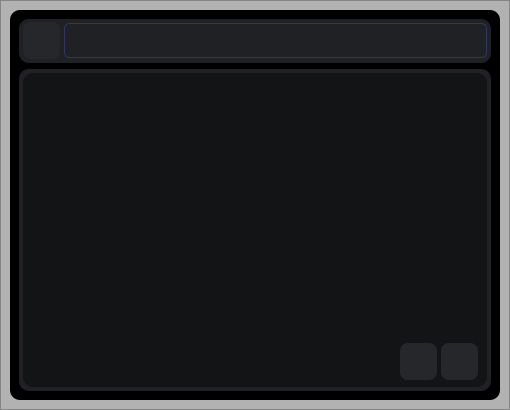
<?xml version="1.0" encoding="UTF-8"?>
<ui version="4.0">
 <class>Form</class>
 <widget class="QWidget" name="Form">
  <property name="geometry">
   <rect>
    <x>0</x>
    <y>0</y>
    <width>510</width>
    <height>410</height>
   </rect>
  </property>
  <property name="windowTitle">
   <string>Form</string>
  </property>
  <layout class="QVBoxLayout" name="verticalLayout_3">
   <property name="spacing">
    <number>0</number>
   </property>
   <property name="leftMargin">
    <number>0</number>
   </property>
   <property name="topMargin">
    <number>0</number>
   </property>
   <property name="rightMargin">
    <number>0</number>
   </property>
   <property name="bottomMargin">
    <number>0</number>
   </property>
   <item>
    <widget class="QFrame" name="frame_base">
     <property name="styleSheet">
      <string notr="true">background-color: rgba(0, 0, 0, 65);</string>
     </property>
     <property name="frameShape">
      <enum>QFrame::StyledPanel</enum>
     </property>
     <property name="frameShadow">
      <enum>QFrame::Raised</enum>
     </property>
     <layout class="QVBoxLayout" name="verticalLayout">
      <item alignment="Qt::AlignHCenter|Qt::AlignVCenter">
       <widget class="QFrame" name="frame_center">
        <property name="minimumSize">
         <size>
          <width>490</width>
          <height>390</height>
         </size>
        </property>
        <property name="maximumSize">
         <size>
          <width>490</width>
          <height>390</height>
         </size>
        </property>
        <property name="styleSheet">
         <string notr="true">QFrame{
background-color: rgb(0, 0, 0);
border-radius: 10px;}

QScrollBar:horizontal {
    border: none;
    background: #26272b;
    height: 8px;
    margin: 0px 21px 0 21px;
	border-radius: 0px;
}
QScrollBar::handle:horizontal {
    background: rgba(64, 80, 170, 150);
    min-width: 25px;
	border-radius: 4px
}
QScrollBar::handle:horizontal:hover {
    background: rgba(64, 80, 170, 190);
    min-width: 25px;
	border-radius: 4px
}
QScrollBar::add-line:horizontal {
    border: none;
    background: #313237;
    width: 20px;
	border-top-right-radius: 4px;
    border-bottom-right-radius: 4px;
    subcontrol-position: right;
    subcontrol-origin: margin;
}
QScrollBar::sub-line:horizontal {
    border: none;
    background: #313237;
    width: 20px;
	border-top-left-radius: 4px;
    border-bottom-left-radius: 4px;
    subcontrol-position: left;
    subcontrol-origin: margin;
}
QScrollBar::up-arrow:horizontal, QScrollBar::down-arrow:horizontal
{
     background: none;
}
QScrollBar::add-page:horizontal, QScrollBar::sub-page:horizontal
{
     background: none;
}


QScrollBar:vertical {
	 border: none;
     background: #26272b;
     width: 8px;
     margin: 21px 0 21px 0;
	 border-radius: 0px;
}
QScrollBar::handle:vertical {
    background: rgba(64, 80, 170, 150);
    min-width: 25px;
	border-radius: 4px
}
QScrollBar::handle:vertical:hover {
    background: rgba(64, 80, 170, 190);
    min-width: 25px;
	border-radius: 4px
}
QScrollBar::add-line:vertical {
     border: none;
     background: #313237;
     height: 20px;
	 border-bottom-left-radius: 4px;
     border-bottom-right-radius: 4px;
     subcontrol-position: bottom;
     subcontrol-origin: margin;
}
QScrollBar::sub-line:vertical {
	 border: none;
     background: #313237;
     height: 20px;
	 border-top-left-radius: 4px;
     border-top-right-radius: 4px;
     subcontrol-position: top;
     subcontrol-origin: margin;
}
QScrollBar::up-arrow:vertical, QScrollBar::down-arrow:vertical {
     background: none;
}

QScrollBar::add-page:vertical, QScrollBar::sub-page:vertical {
     background: none;
}
</string>
        </property>
        <property name="frameShape">
         <enum>QFrame::StyledPanel</enum>
        </property>
        <property name="frameShadow">
         <enum>QFrame::Raised</enum>
        </property>
        <layout class="QVBoxLayout" name="verticalLayout_2">
         <item>
          <widget class="QFrame" name="frame_89">
           <property name="minimumSize">
            <size>
             <width>0</width>
             <height>44</height>
            </size>
           </property>
           <property name="maximumSize">
            <size>
             <width>16777215</width>
             <height>44</height>
            </size>
           </property>
           <property name="styleSheet">
            <string notr="true">background-color: rgb(32, 33, 37)</string>
           </property>
           <property name="frameShape">
            <enum>QFrame::StyledPanel</enum>
           </property>
           <property name="frameShadow">
            <enum>QFrame::Raised</enum>
           </property>
           <layout class="QHBoxLayout" name="horizontalLayout_25">
            <property name="spacing">
             <number>4</number>
            </property>
            <property name="leftMargin">
             <number>4</number>
            </property>
            <property name="topMargin">
             <number>0</number>
            </property>
            <property name="rightMargin">
             <number>4</number>
            </property>
            <property name="bottomMargin">
             <number>0</number>
            </property>
            <item>
             <widget class="QPushButton" name="btn_pesquisa_produto_3">
              <property name="minimumSize">
               <size>
                <width>37</width>
                <height>37</height>
               </size>
              </property>
              <property name="maximumSize">
               <size>
                <width>37</width>
                <height>37</height>
               </size>
              </property>
              <property name="styleSheet">
               <string notr="true">QPushButton {
            color: rgb(233, 234, 236);
            background-color: rgb(38, 39, 43);
            border: none;
            border-radius: 8px;
}
 QPushButton:hover {
 	background-color: rgb(49, 50, 55)
 }
QPushButton:pressed {
 	background-color: rgb(38, 39, 43);
}</string>
              </property>
              <property name="text">
               <string/>
              </property>
              <property name="icon">
               <iconset>
                <normaloff>../../../images/svg_icons/icon_search.svg</normaloff>../../../images/svg_icons/icon_search.svg</iconset>
              </property>
              <property name="iconSize">
               <size>
                <width>25</width>
                <height>25</height>
               </size>
              </property>
             </widget>
            </item>
            <item>
             <widget class="QLineEdit" name="line_edit_pesquisa_produto_2">
              <property name="minimumSize">
               <size>
                <width>0</width>
                <height>35</height>
               </size>
              </property>
              <property name="styleSheet">
               <string notr="true">QLineEdit{
color: rgb(233, 234, 236);
border: 1px solid rgb(47, 54, 100);
border-radius: 5px;
padding-left: 5px;
}
QLineEdit:hover{
border: 1px solid rgb(64, 80, 170);
}
QLineEdit:focus{
border: 1px solid rgb(89, 109, 235);
}</string>
              </property>
              <property name="clearButtonEnabled">
               <bool>false</bool>
              </property>
             </widget>
            </item>
           </layout>
          </widget>
         </item>
         <item>
          <widget class="QFrame" name="frame_30">
           <property name="styleSheet">
            <string notr="true">background-color: rgb(32, 33, 37);</string>
           </property>
           <property name="frameShape">
            <enum>QFrame::StyledPanel</enum>
           </property>
           <property name="frameShadow">
            <enum>QFrame::Raised</enum>
           </property>
           <layout class="QVBoxLayout" name="verticalLayout_18">
            <property name="spacing">
             <number>0</number>
            </property>
            <property name="leftMargin">
             <number>4</number>
            </property>
            <property name="topMargin">
             <number>4</number>
            </property>
            <property name="rightMargin">
             <number>4</number>
            </property>
            <property name="bottomMargin">
             <number>4</number>
            </property>
            <item>
             <widget class="QFrame" name="frame_57">
              <property name="styleSheet">
               <string notr="true">background-color: rgb(19, 20, 22);
border-radius:10px;</string>
              </property>
              <property name="frameShape">
               <enum>QFrame::StyledPanel</enum>
              </property>
              <property name="frameShadow">
               <enum>QFrame::Raised</enum>
              </property>
              <layout class="QVBoxLayout" name="vertical_layout_inventario_2">
               <property name="spacing">
                <number>0</number>
               </property>
               <property name="leftMargin">
                <number>5</number>
               </property>
               <property name="topMargin">
                <number>5</number>
               </property>
               <property name="rightMargin">
                <number>5</number>
               </property>
               <property name="bottomMargin">
                <number>5</number>
               </property>
               <item>
                <widget class="QScrollArea" name="scrollArea_3">
                 <property name="sizePolicy">
                  <sizepolicy hsizetype="Preferred" vsizetype="Preferred">
                   <horstretch>0</horstretch>
                   <verstretch>0</verstretch>
                  </sizepolicy>
                 </property>
                 <property name="styleSheet">
                  <string notr="true">background-color: rgb(19, 20, 22);
border-radius: 10px;</string>
                 </property>
                 <property name="widgetResizable">
                  <bool>true</bool>
                 </property>
                 <widget class="QWidget" name="scrollAreaWidgetContents_3">
                  <property name="geometry">
                   <rect>
                    <x>0</x>
                    <y>0</y>
                    <width>454</width>
                    <height>260</height>
                   </rect>
                  </property>
                  <layout class="QVBoxLayout" name="vertical_Layout_268">
                   <item>
                    <spacer name="verticalSpacer">
                     <property name="orientation">
                      <enum>Qt::Vertical</enum>
                     </property>
                     <property name="sizeHint" stdset="0">
                      <size>
                       <width>20</width>
                       <height>387</height>
                      </size>
                     </property>
                    </spacer>
                   </item>
                  </layout>
                 </widget>
                </widget>
               </item>
               <item>
                <widget class="QFrame" name="frame_90">
                 <property name="minimumSize">
                  <size>
                   <width>0</width>
                   <height>44</height>
                  </size>
                 </property>
                 <property name="maximumSize">
                  <size>
                   <width>16777215</width>
                   <height>44</height>
                  </size>
                 </property>
                 <property name="styleSheet">
                  <string notr="true"/>
                 </property>
                 <property name="frameShape">
                  <enum>QFrame::StyledPanel</enum>
                 </property>
                 <property name="frameShadow">
                  <enum>QFrame::Raised</enum>
                 </property>
                 <layout class="QHBoxLayout" name="horizontalLayout_26">
                  <property name="spacing">
                   <number>4</number>
                  </property>
                  <property name="leftMargin">
                   <number>4</number>
                  </property>
                  <property name="topMargin">
                   <number>4</number>
                  </property>
                  <property name="rightMargin">
                   <number>4</number>
                  </property>
                  <property name="bottomMargin">
                   <number>0</number>
                  </property>
                  <item>
                   <spacer name="horizontalSpacer">
                    <property name="orientation">
                     <enum>Qt::Horizontal</enum>
                    </property>
                    <property name="sizeHint" stdset="0">
                     <size>
                      <width>40</width>
                      <height>20</height>
                     </size>
                    </property>
                   </spacer>
                  </item>
                  <item>
                   <widget class="QPushButton" name="btn_mais_opcoes_3">
                    <property name="minimumSize">
                     <size>
                      <width>37</width>
                      <height>37</height>
                     </size>
                    </property>
                    <property name="maximumSize">
                     <size>
                      <width>37</width>
                      <height>37</height>
                     </size>
                    </property>
                    <property name="styleSheet">
                     <string notr="true">QPushButton {
            color: rgb(233, 234, 236);
            background-color: rgb(38, 39, 43);
            border: none;
            border-radius: 8px;
}
 QPushButton:hover {
 	background-color: rgb(49, 50, 55)
 }
QPushButton:pressed {
 	background-color: rgb(38, 39, 43);
}</string>
                    </property>
                    <property name="text">
                     <string/>
                    </property>
                    <property name="icon">
                     <iconset>
                      <normaloff>../../../images/svg_icons/icon_delete.svg</normaloff>../../../images/svg_icons/icon_delete.svg</iconset>
                    </property>
                    <property name="iconSize">
                     <size>
                      <width>25</width>
                      <height>25</height>
                     </size>
                    </property>
                   </widget>
                  </item>
                  <item>
                   <widget class="QPushButton" name="btn_adicionar_produto_4">
                    <property name="minimumSize">
                     <size>
                      <width>37</width>
                      <height>37</height>
                     </size>
                    </property>
                    <property name="maximumSize">
                     <size>
                      <width>37</width>
                      <height>37</height>
                     </size>
                    </property>
                    <property name="styleSheet">
                     <string notr="true">QPushButton {
            color: rgb(233, 234, 236);
            background-color: rgb(38, 39, 43);
            border: none;
            border-radius: 8px;
}
 QPushButton:hover {
 	background-color: rgb(49, 50, 55)
 }
QPushButton:pressed {
 	background-color: rgb(38, 39, 43);
}</string>
                    </property>
                    <property name="text">
                     <string/>
                    </property>
                    <property name="icon">
                     <iconset>
                      <normaloff>../../../images/svg_icons/icon_check_ok.svg</normaloff>../../../images/svg_icons/icon_check_ok.svg</iconset>
                    </property>
                    <property name="iconSize">
                     <size>
                      <width>25</width>
                      <height>25</height>
                     </size>
                    </property>
                   </widget>
                  </item>
                 </layout>
                </widget>
               </item>
              </layout>
             </widget>
            </item>
           </layout>
          </widget>
         </item>
        </layout>
       </widget>
      </item>
     </layout>
    </widget>
   </item>
  </layout>
 </widget>
 <resources/>
 <connections/>
</ui>
